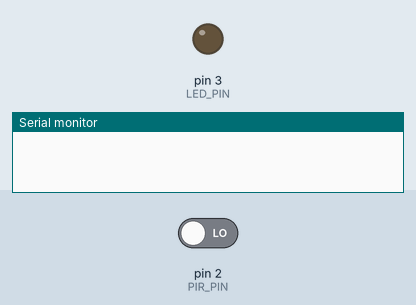
Bench run of a sketch on a simulated Arduino Uno, built with avr-gcc and run on an emulated ATmega328P. On the bench: output pins drawn as LEDs (lit = HIGH), the last lines printed to the serial monitor. The inputs (shaded band) are chosen by the test bench; at power-on: pin 2 (PIR_PIN) LOW.

Above: at 1.2 s.
1.3 s: pin 2 (PIR_PIN) driven HIGH
At 2.5 s:
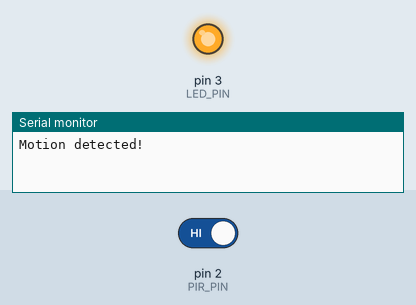
2.8 s: pin 2 (PIR_PIN) driven LOW
At 3.7 s:
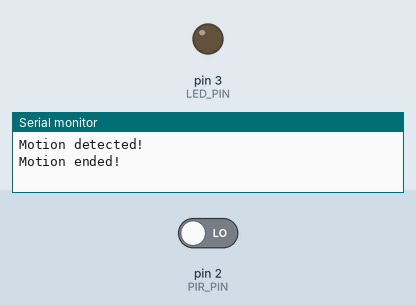
Timing chart, 0 to 5.8 s (numbered marks = the images above; inputs shaded):
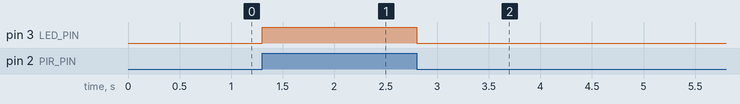

Measured:
- after the input at 1.3 s, pin 3 (LED_PIN): LOW → HIGH at once
- after the input at 2.8 s, pin 3 (LED_PIN): HIGH → LOW at once

The sketch:

app.ino
```cpp
#define LED_PIN 3
#define PIR_PIN 2

int pir_state = LOW;

void setup() {
  pinMode(LED_PIN, OUTPUT);
  pinMode(PIR_PIN, INPUT);

  Serial.begin(9600);
}

void loop() {
  int value = digitalRead(PIR_PIN);

  if (value == HIGH) {
    digitalWrite(LED_PIN, HIGH);

    if (pir_state == LOW) {
      Serial.println("Motion detected!");

      pir_state = HIGH;
    }
  } else {
    digitalWrite(LED_PIN, LOW);

    if (pir_state == HIGH) {
      Serial.println("Motion ended!");

      pir_state = LOW;
    }
  }
}
```
